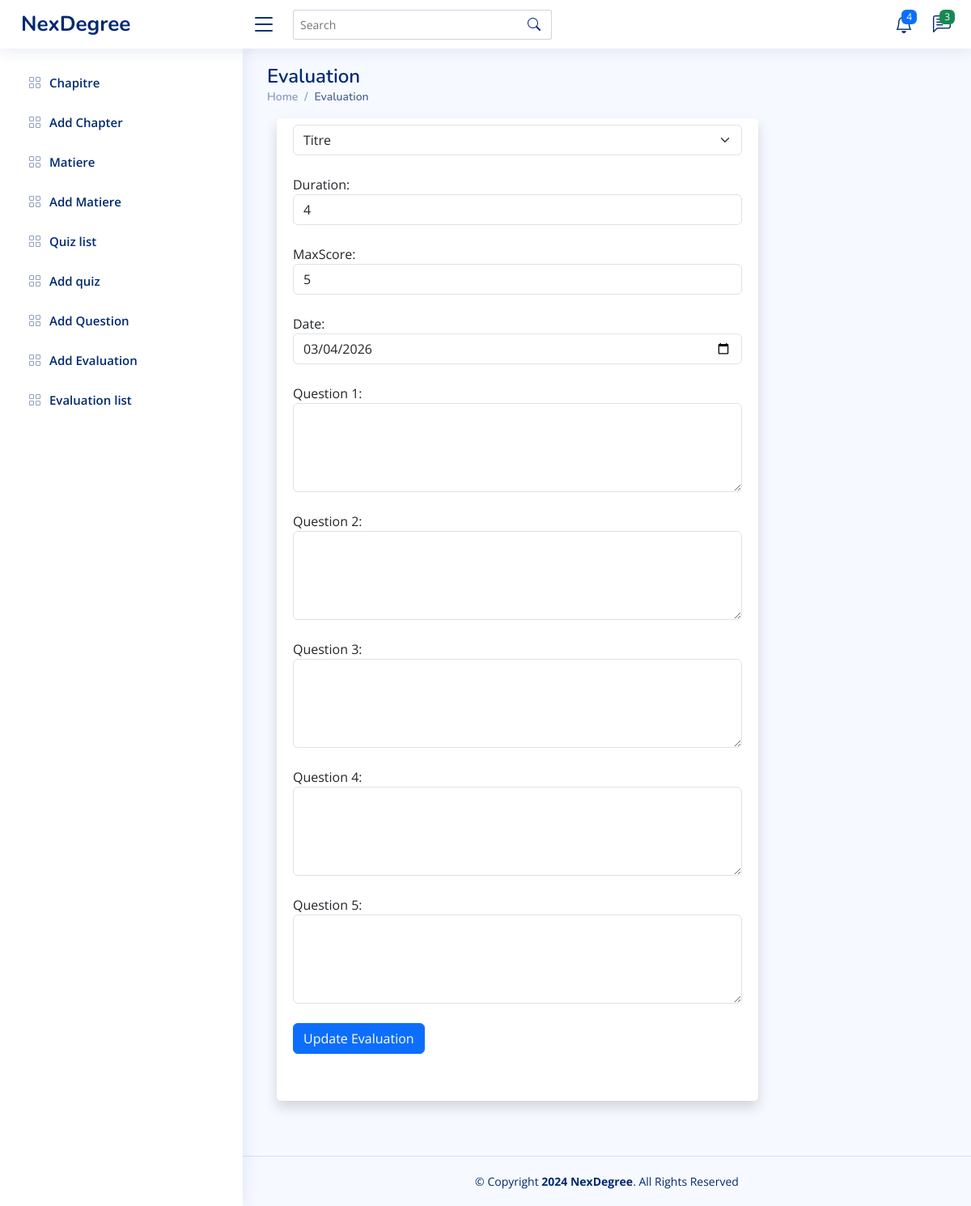
/View/BackOffice/updateEvaluation.php?id=63, run on the app's committed database.
### tables this page shows
CREATE TABLE `evaluation` (
  `id` int(11) NOT NULL,
  `matiere` varchar(50) NOT NULL,
  `duree` int(11) NOT NULL,
  `noteMax` float NOT NULL,
  `date2` date NOT NULL,
  `quest1` text NOT NULL,
  `quest2` text NOT NULL,
  `quest3` text NOT NULL,
  `quest4` text NOT NULL,
  `quest5` text NOT NULL,
  `id_chapitre` int(11) DEFAULT NULL
);

### controller/EvaluationController.php (called while the page is built, shortened)
<?php
class EvaluationController {
    public function getEvaluation($id) {
        $sql = "SELECT * FROM evaluation WHERE id = $id";
        $db = config::getConnexion();
        try {
            $query = $db->prepare($sql);
            $query->execute();
            $eval = $query->fetch();
            return $eval;
        }
        catch (Exception $e) {
            echo 'Erreur : ' . $e->getMessage();
        }
    }
}
?>

### View/BackOffice/updateEvaluation.php (the view, shortened to what this page needs)
<?php
include '../../Controller/EvaluationController.php';
$evalC =new EvaluationController();
?>
<!DOCTYPE html>
<html lang="en">
<head>
    <link href="assets/vendor/bootstrap/css/bootstrap.min.css" rel="stylesheet" />
    <link href="assets/vendor/bootstrap-icons/bootstrap-icons.css" rel="stylesheet" />
    <link href="assets/vendor/boxicons/css/boxicons.min.css" rel="stylesheet" />
    <link href="assets/vendor/quill/quill.snow.css" rel="stylesheet" />
    <link href="assets/vendor/quill/quill.bubble.css" rel="stylesheet" />
    <link href="assets/vendor/remixicon/remixicon.css" rel="stylesheet" />
    <link href="assets/vendor/simple-datatables/style.css" rel="stylesheet" />
    <link href="assets/css/style.css" rel="stylesheet" />
</head>
<body>
    <header id="header" class="header fixed-top d-flex align-items-center">
        <div class="d-flex align-items-center justify-content-between">
            <a href="index.html" class="logo d-flex align-items-center">
                <span class="d-none d-lg-block">NexDegree</span>
            </a>
            <i class="bi bi-list toggle-sidebar-btn"></i>
        </div>
        <div class="search-bar">
            <form class="search-form d-flex align-items-center" method="POST" action="#">
                <input type="text" name="query" placeholder="Search" title="Enter search keyword" />
                <button type="submit" title="Search">
                    <i class="bi bi-search"></i>
                </button>
            </form>
        </div>
        <nav class="header-nav ms-auto">
            <ul class="d-flex align-items-center">
                <li class="nav-item dropdown">
                    <a class="nav-link nav-icon" href="#" data-bs-toggle="dropdown">
                        <i class="bi bi-bell"></i>
                        <span class="badge bg-primary badge-number">4</span>
                    </a>
                </li>
                <li class="nav-item dropdown">
                    <a class="nav-link nav-icon" href="#" data-bs-toggle="dropdown">
                        <i class="bi bi-chat-left-text"></i>
                        <span class="badge bg-success badge-number">3</span>
                    </a>
                </li>
            </ul>
        </nav>
    </header>
    <aside id="sidebar" class="sidebar">
        <ul class="sidebar-nav" id="sidebar-nav">
            <li class="nav-item">
        <a class="nav-link collapsed" href="index.php">
          <i class="bi bi-grid"></i>
          <span>Chapitre</span>
        </a>
      </li>
      <li class="nav-item">
        <a class="nav-link collapsed" href="addchapitre.php">
          <i class="bi bi-grid"></i>
          <span>Add Chapter</span>
        </a>
        </li>
        <li class="nav-item">
        <a class="nav-link collapsed" href="affichematiere.php">
          <i class="bi bi-grid"></i>
          <span>Matiere</span>
        </a>
        </li>
        <li class="nav-item">
        <a class="nav-link collapsed" href="addmatiere.php">
          <i class="bi bi-grid"></i>
          <span>Add Matiere</span>
        </a>
        </li>
        <li class="nav-item">
        <a class="nav-link collapsed" href="quizList.php">
          <i class="bi bi-grid"></i>
          <span>Quiz list</span>
        </a>
        </li>
        <li class="nav-item">
        <a class="nav-link collapsed" href="addquiz.php">
          <i class="bi bi-grid"></i>
          <span>Add quiz </span>
        </a>
        </li>
        <li class="nav-item">
        <a class="nav-link collapsed" href="addQuestion.php">
          <i class="bi bi-grid"></i>
          <span>Add Question </span>
        </a>
        </li>
        <li class="nav-item">
        <a class="nav-link collapsed" href="addEvaluation.php">
          <i class="bi bi-grid"></i>
          <span>Add Evaluation </span>
        </a>
        </li>
        <li class="nav-item">
        <a class="nav-link collapsed" href="EvaluationList.php">
          <i class="bi bi-grid"></i>
          <span>Evaluation list </span>
        </a>
        </li>
        </ul>
    </aside>
    <main id="main" class="main">
        <div class="pagetitle">
            <h1>Evaluation</h1>
            <nav>
                <ol class="breadcrumb">
                    <li class="breadcrumb-item"><a href="index.php">Home</a></li>
                    <li class="breadcrumb-item active">Evaluation</li>
                </ol>
            </nav>
        </div>
        <div class="container-fluid">
            <div class="d-sm-flex align-items-center justify-content-between mb-4">
                <div class="row">
                    <div class="col-xl-12 col-md-6 mb-4">
                        <div class="card border-left-primary shadow h-100 py-2">
                            <div class="card-body">
                                <div class="row no-gutters align-items-center">
                                <?php
                                    $eval=$evalC->getEvaluation($_GET['id']);
                                    ?>
                                            <form  action="" method="POST"  id="formAdd">
                                            <select name="matiere" class="form-select" aria-label="Default select example" required>
          <option value="">Titre</option>
        </select>
                                            <span id="matiere_error"></span><br>
                                            <label for="duree">Duration:</label><br>
                                            <input class="form-control form-control-user" type="number"  name="duree" value="<?php echo $eval['duree']; ?>">
                                            <span id="duree_error" style="color: red;"></span><br>
                                                    <label for="noteMax">MaxScore:</label><br>
                                                <input class="form-control form-control-user" type="number"  name="noteMax" value="<?php echo $eval['noteMax']; ?>">
                                                <span id="noteMax_error" style="color: red;"></span><br>
                                                <label for="date2">Date:</label><br>
                                                <input class="form-control form-control-user" type="date"  name="date2" value="<?php echo $eval['date2']; ?>">
                                                    <span id="date_error"style="color: red;"></span><br>
                                                <label for="quest1">Question 1:</label><br>
                                                <textarea class="form-control form-control-user" id="quest1" name="quest1" rows="4" cols="50"></textarea>
                                                    <span id="quest1_error" style="color: red;"></span><br>
                                                    <label for="quest2">Question 2:</label><br>
                                                <textarea class="form-control form-control-user" id="quest2" name="quest2" rows="4" cols="50"></textarea>
                                                    <span id="quest2_error" style="color: red;"></span><br>
                                                    <label for="quest3">Question 3:</label><br>
                                                <textarea class="form-control form-control-user" id="quest3" name="quest3" rows="4" cols="50"></textarea>
                                                    <span id="quest3_error" style="color: red;"></span><br>
                                                    <label for="quest4">Question 4:</label><br>
                                                <textarea class="form-control form-control-user" id="quest4" name="quest4" rows="4" cols="50"></textarea>
                                                    <span id="quest4_error" style="color: red;"></span><br>
                                                    <label for="quest5">Question 5:</label><br>
                                                <textarea class="form-control form-control-user" id="quest5" name="quest5" rows="4" cols="50"></textarea>
                                                    <span id="quest5_error" style="color: red;"></span><br>
                                                                        <button type="submit"
                                                                        class="btn btn-primary btn-user btn-block"
                                                                        onClick="validerFormulaire()"
                                                                        >Update Evaluation</button>
                                        </form>
                                </div>
                            </div>
                        </div>
                    </div>
                </div>
            </div>
        </div>
    </main>
    <footer id="footer" class="footer">
        <div class="copyright">
            &copy; Copyright <strong><span>2024 NexDegree</span></strong>. All Rights Reserved
        </div>
    </footer>
</body>
</html>

### View/BackOffice/assets/css/style.css (style rules this page uses)
:root { scroll-behavior: smooth; }
body { font-family: "Open Sans", sans-serif; background: #f6f9ff; color: #444444; }
a { color: #4154f1; text-decoration: none; }
h1, h2, h3, h4, h5, h6 { font-family: "Nunito", sans-serif; }
#main { margin-top: 60px; padding: 20px 30px; transition: all 0.3s; }
.pagetitle { margin-bottom: 10px; }
.pagetitle h1 { font-size: 24px; margin-bottom: 0; font-weight: 600; color: #012970; }
.card { margin-bottom: 30px; border: none; border-radius: 5px; box-shadow: 0px 0 30px rgba(1, 41, 112, 0.1); }
.card-body { padding: 0 20px 20px 20px; }
.breadcrumb { font-size: 14px; font-family: "Nunito", sans-serif; color: #899bbd; font-weight: 600; }
.breadcrumb a { color: #899bbd; transition: 0.3s; }
.breadcrumb .breadcrumb-item::before { color: #899bbd; }
.breadcrumb .active { color: #51678f; font-weight: 600; }
.logo { line-height: 1; }
@media (min-width: 1200px) { .logo { width: 280px; } }
.logo span { font-size: 26px; font-weight: 700; color: #012970; font-family: "Nunito", sans-serif; }
.header { transition: all 0.5s; z-index: 997; height: 60px; box-shadow: 0px 2px 20px rgba(1, 41, 112, 0.1); background-color: #fff; padding-left: 20px; }
.header .toggle-sidebar-btn { font-size: 32px; padding-left: 10px; cursor: pointer; color: #012970; }
.header .search-bar { min-width: 360px; padding: 0 20px; }
.header .search-form { width: 100%; }
.header .search-form input { border: 0; font-size: 14px; color: #012970; border: 1px solid rgba(1, 41, 112, 0.2); padding: 7px 38px 7px 8px; border-radius: 3px; transition: 0.3s; width: 100%; }
.header .search-form button { border: 0; padding: 0; margin-left: -30px; background: none; }
.header .search-form button i { color: #012970; }
.header-nav ul { list-style: none; }
.header-nav>ul { margin: 0; padding: 0; }
.header-nav .nav-icon { font-size: 22px; color: #012970; margin-right: 25px; position: relative; }
.header-nav .badge-number { position: absolute; inset: -2px -5px auto auto; font-weight: normal; font-size: 12px; padding: 3px 6px; }
.sidebar { position: fixed; top: 60px; left: 0; bottom: 0; width: 300px; z-index: 996; transition: all 0.3s; padding: 20px; overflow-y: auto; scrollbar-width: thin; scrollbar-color: #aab7cf transparent; box-shadow: 0px 0px 20px rgba(1, 41, 112, 0.1); background-color: #fff; }
@media (min-width: 1200px) { #main, #footer { margin-left: 300px; } }
.sidebar-nav { padding: 0; margin: 0; list-style: none; }
.sidebar-nav li { padding: 0; margin: 0; list-style: none; }
.sidebar-nav .nav-item { margin-bottom: 5px; }
.sidebar-nav .nav-link { display: flex; align-items: center; font-size: 15px; font-weight: 600; color: #4154f1; transition: 0.3; background: #f6f9ff; padding: 10px 15px; border-radius: 4px; }
.sidebar-nav .nav-link i { font-size: 16px; margin-right: 10px; color: #4154f1; }
.sidebar-nav .nav-link.collapsed { color: #012970; background: #fff; }
.sidebar-nav .nav-link.collapsed i { color: #899bbd; }
.footer { padding: 20px 0; font-size: 14px; transition: all 0.3s; border-top: 1px solid #cddfff; }
.footer .copyright { text-align: center; color: #012970; }

### data on the page
evaluation: duree "4", noteMax "5", date2 "03/04/2026"
